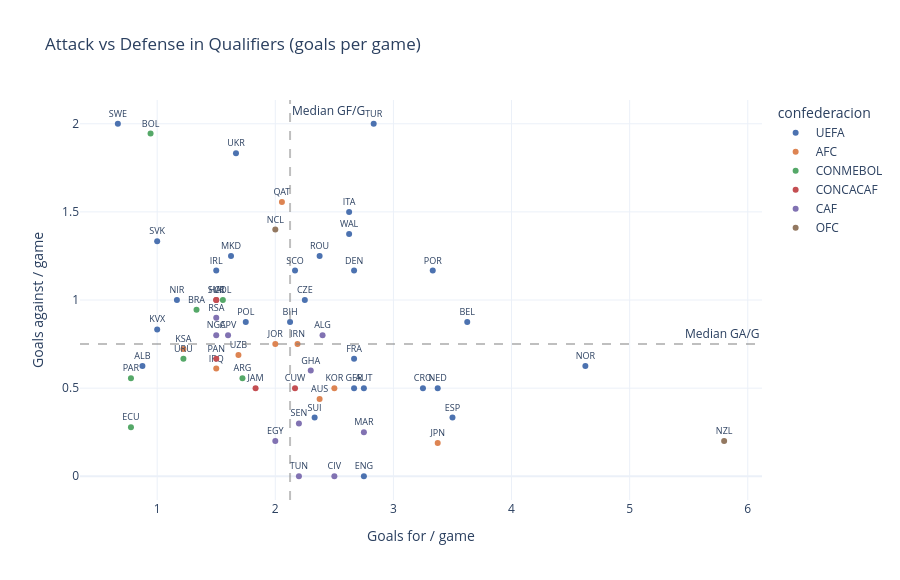

The cell this chart's notebook holds for it:
### Code cell
fig = px.scatter(
    df_elimns_activos,
    x='gf_per_game', y='gc_per_game',
    color='confederacion', text='country_code',
    color_discrete_map=CONF_PALETTE,
    title='Attack vs Defense in Qualifiers (goals per game)',
    labels={'gf_per_game': 'Goals for / game', 'gc_per_game': 'Goals against / game'},
    hover_data=['nombre_completo','win_pct','pj'],
    template='plotly_white', width=900, height=580
)
fig.update_traces(textposition='top center', textfont_size=9)
gf_med = df_elimns_activos['gf_per_game'].median()
gc_med = df_elimns_activos['gc_per_game'].median()
fig.add_hline(y=gc_med, line_dash='dash', line_color='gray', opacity=0.5, annotation_text='Median GA/G')
fig.add_vline(x=gf_med, line_dash='dash', line_color='gray', opacity=0.5, annotation_text='Median GF/G')
fig.show()

### Figure 1 — Plotly figure (JSON) as saved in the notebook; plotly's stock layout.template omitted (floating-point values rounded to 4 significant figures)
{"data": [{"customdata": [["Norway", 1, 8], ["England", 1, 8], ["Croatia", 0.875, 8], ["Netherlands", 0.75, 8], ["Austria", 0.75, 8], ["Belgium", 0.625, 8], ["Spain", 0.833, 6], ["France", 0.833, 6], ["Germany", 0.833, 6], ["Switzerland", 0.667, 6], ["Scotland", 0.667, 6], ["Portugal", 0.667, 6], ["Italy", 0.75, 8], ["Bosnia and Herzegovina", 0.625, 8], ["Poland", 0.625, 8], ["Czech Republic", 0.625, 8], ["Wales", 0.625, 8], ["Albania", 0.5, 8], ["North Macedonia", 0.375, 8], ["Romania", 0.5, 8], ["Turkey", 0.667, 6], ["Slovakia", 0.667, 6], ["Denmark", 0.5, 6], ["Kosovo", 0.5, 6], ["Republic of Ireland", 0.5, 6], ["Ukraine", 0.5, 6], ["Northern Ireland", 0.5, 6], ["Sweden", 0, 6]], "hovertemplate": "confederacion=UEFA<br>Goals for / game=%{x}<br>Goals against / game=%{y}<br>country_code=%{text}<br>nombre_completo=%{customdata[0]}<br>win_pct=%{customdata[1]}<br>pj=%{customdata[2]}<extra></extra>", "legendgroup": "UEFA", "marker": {"color": "#4C72B0", "symbol": "circle"}, "mode": "markers+text", "name": "UEFA", "orientation": "v", "showlegend": true, "text": ["NOR", "ENG", "CRO", "NED", "AUT", "BEL", "ESP", "FRA", "GER", "SUI", "SCO", "POR", "ITA", "BIH", "POL", "CZE", "WAL", "ALB", "MKD", "ROU", "TUR", "SVK", "DEN", "KVX", "IRL", "UKR", "NIR", "SWE"], "textfont": {"size": 9}, "textposition": "top center", "type": "scatter", "x": [4.625, 2.75, 3.25, 3.375, 2.75, 3.625, 3.5, 2.667, 2.667, 2.333, 2.167, 3.333, 2.625, 2.125, 1.75, 2.25, 2.625, 0.875, 1.625, 2.375, 2.833, 1, 2.667, 1, 1.5, 1.667, 1.167, 0.667], "xaxis": "x", "y": [0.625, 0, 0.5, 0.5, 0.5, 0.875, 0.333, 0.667, 0.5, 0.333, 1.167, 1.167, 1.5, 0.875, 0.875, 1, 1.375, 0.625, 1.25, 1.25, 2, 1.333, 1.167, 0.833, 1.167, 1.833, 1, 2], "yaxis": "y"}, {"customdata": [["Qatar", 0.556, 18], ["Japan", 0.812, 16], ["South Korea", 0.688, 16], ["Iran", 0.688, 16], ["Uzbekistan", 0.625, 16], ["Iraq", 0.611, 18], ["Jordan", 0.5, 16], ["Saudi Arabia", 0.444, 18], ["Australia", 0.688, 16]], "hovertemplate": "confederacion=AFC<br>Goals for / game=%{x}<br>Goals against / game=%{y}<br>country_code=%{text}<br>nombre_completo=%{customdata[0]}<br>win_pct=%{customdata[1]}<br>pj=%{customdata[2]}<extra></extra>", "legendgroup": "AFC", "marker": {"color": "#DD8452", "symbol": "circle"}, "mode": "markers+text", "name": "AFC", "orientation": "v", "showlegend": true, "text": ["QAT", "JPN", "KOR", "IRN", "UZB", "IRQ", "JOR", "KSA", "AUS"], "textfont": {"size": 9}, "textposition": "top center", "type": "scatter", "x": [2.056, 3.375, 2.5, 2.188, 1.688, 1.5, 2, 1.222, 2.375], "xaxis": "x", "y": [1.556, 0.188, 0.5, 0.75, 0.688, 0.611, 0.75, 0.722, 0.438], "yaxis": "y"}, {"customdata": [["Argentina", 0.667, 18], ["Ecuador", 0.444, 18], ["Colombia", 0.389, 18], ["Uruguay", 0.389, 18], ["Brazil", 0.444, 18], ["Paraguay", 0.389, 18], ["Bolivia", 0.333, 18]], "hovertemplate": "confederacion=CONMEBOL<br>Goals for / game=%{x}<br>Goals against / game=%{y}<br>country_code=%{text}<br>nombre_completo=%{customdata[0]}<br>win_pct=%{customdata[1]}<br>pj=%{customdata[2]}<extra></extra>", "legendgroup": "CONMEBOL", "marker": {"color": "#55A868", "symbol": "circle"}, "mode": "markers+text", "name": "CONMEBOL", "orientation": "v", "showlegend": true, "text": ["ARG", "ECU", "COL", "URU", "BRA", "PAR", "BOL"], "textfont": {"size": 9}, "textposition": "top center", "type": "scatter", "x": [1.722, 0.778, 1.556, 1.222, 1.333, 0.778, 0.944], "xaxis": "x", "y": [0.556, 0.278, 1, 0.667, 0.944, 0.556, 1.944], "yaxis": "y"}, {"customdata": [["Curaçao", 0.5, 6], ["Panama", 0.5, 6], ["Jamaica", 0.5, 6], ["Haiti", 0.5, 6], ["Suriname", 0.333, 6]], "hovertemplate": "confederacion=CONCACAF<br>Goals for / game=%{x}<br>Goals against / game=%{y}<br>country_code=%{text}<br>nombre_completo=%{customdata[0]}<br>win_pct=%{customdata[1]}<br>pj=%{customdata[2]}<extra></extra>", "legendgroup": "CONCACAF", "marker": {"color": "#C44E52", "symbol": "circle"}, "mode": "markers+text", "name": "CONCACAF", "orientation": "v", "showlegend": true, "text": ["CUW", "PAN", "JAM", "HAI", "SUR"], "textfont": {"size": 9}, "textposition": "top center", "type": "scatter", "x": [2.167, 1.5, 1.833, 1.5, 1.5], "xaxis": "x", "y": [0.5, 0.667, 0.5, 1, 1], "yaxis": "y"}, {"customdata": [["Tunisia", 0.9, 10], ["Côte d'Ivoire", 0.8, 10], ["Egypt", 0.8, 10], ["Ghana", 0.8, 10], ["Algeria", 0.8, 10], ["Senegal", 0.7, 10], ["Morocco", 1, 8], ["Cape Verde", 0.7, 10], ["South Africa", 0.5, 10], ["Nigeria", 0.4, 10]], "hovertemplate": "confederacion=CAF<br>Goals for / game=%{x}<br>Goals against / game=%{y}<br>country_code=%{text}<br>nombre_completo=%{customdata[0]}<br>win_pct=%{customdata[1]}<br>pj=%{customdata[2]}<extra></extra>", "legendgroup": "CAF", "marker": {"color": "#8172B2", "symbol": "circle"}, "mode": "markers+text", "name": "CAF", "orientation": "v", "showlegend": true, "text": ["TUN", "CIV", "EGY", "GHA", "ALG", "SEN", "MAR", "CPV", "RSA", "NGA"], "textfont": {"size": 9}, "textposition": "top center", "type": "scatter", "x": [2.2, 2.5, 2, 2.3, 2.4, 2.2, 2.75, 1.6, 1.5, 1.5], "xaxis": "x", "y": [0, 0, 0.2, 0.6, 0.8, 0.3, 0.25, 0.8, 0.9, 0.8], "yaxis": "y"}, {"customdata": [["New Zealand", 1, 5], ["New Caledonia", 0.6, 5]], "hovertemplate": "confederacion=OFC<br>Goals for / game=%{x}<br>Goals against / game=%{y}<br>country_code=%{text}<br>nombre_completo=%{customdata[0]}<br>win_pct=%{customdata[1]}<br>pj=%{customdata[2]}<extra></extra>", "legendgroup": "OFC", "marker": {"color": "#937860", "symbol": "circle"}, "mode": "markers+text", "name": "OFC", "orientation": "v", "showlegend": true, "text": ["NZL", "NCL"], "textfont": {"size": 9}, "textposition": "top center", "type": "scatter", "x": [5.8, 2], "xaxis": "x", "y": [0.2, 1.4], "yaxis": "y"}], "layout": {"annotations": [{"showarrow": false, "text": "Median GA/G", "x": 1, "xanchor": "right", "xref": "x domain", "y": 0.75, "yanchor": "bottom", "yref": "y"}, {"showarrow": false, "text": "Median GF/G", "x": 2.125, "xanchor": "left", "xref": "x", "y": 1, "yanchor": "top", "yref": "y domain"}], "height": 580, "legend": {"title": {"text": "confederacion"}, "tracegroupgap": 0}, "shapes": [{"line": {"color": "gray", "dash": "dash"}, "opacity": 0.5, "type": "line", "x0": 0, "x1": 1, "xref": "x domain", "y0": 0.75, "y1": 0.75, "yref": "y"}, {"line": {"color": "gray", "dash": "dash"}, "opacity": 0.5, "type": "line", "x0": 2.125, "x1": 2.125, "xref": "x", "y0": 0, "y1": 1, "yref": "y domain"}], "title": {"text": "Attack vs Defense in Qualifiers (goals per game)"}, "width": 900, "xaxis": {"anchor": "y", "domain": [0, 1], "title": {"text": "Goals for / game"}}, "yaxis": {"anchor": "x", "domain": [0, 1], "title": {"text": "Goals against / game"}}}}
